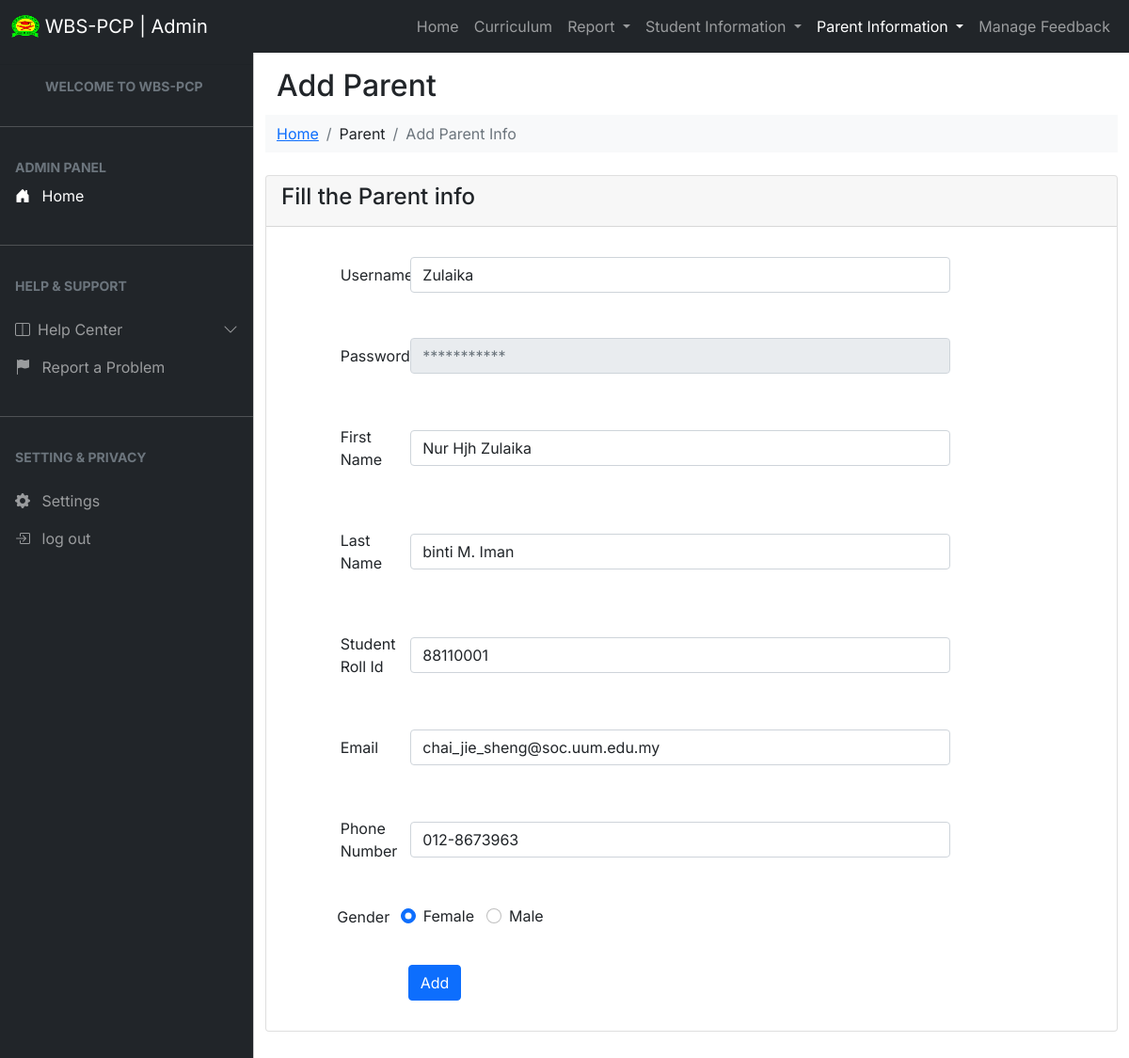
Page /Teacher2/manageParentInfo.php?stid=1 on the committed database.
### tables this page shows
CREATE TABLE `users` (
  `id` int(11) NOT NULL,
  `username` varchar(255) NOT NULL,
  `password` varchar(255) NOT NULL,
  `first_name` varchar(255) NOT NULL,
  `last_name` varchar(255) NOT NULL,
  `phone` varchar(255) NOT NULL,
  `email` varchar(255) NOT NULL,
  `RollId` varchar(255) NOT NULL,
  `Gender` varchar(255) NOT NULL,
  `code` int(6) DEFAULT NULL
);

### Teacher2/manageParentInfo.php (the view, shortened to what this page needs)
<?php
    require '../includes/database.php';
    $stid = intval($_GET['stid']);
    $sql = "SELECT * FROM users where id = $stid";
    $result = $conn->query($sql);
    $data = $result->fetch_assoc();
?>
<!DOCTYPE html>
<html lang="en">
<head>
    <link href="https://cdn.jsdelivr.net/npm/bootstrap@5.1.3/dist/css/bootstrap.min.css" rel="stylesheet">
    <link rel="stylesheet" href="../css/style.css" />
    <link rel="stylesheet" href="https://cdnjs.cloudflare.com/ajax/libs/bootstrap-datepicker/1.9.0/css/bootstrap-datepicker.min.css">
    <link rel="stylesheet" href="https://cdnjs.cloudflare.com/ajax/libs/font-awesome/4.7.0/css/font-awesome.min.css">
    <link rel="stylesheet" href="https://cdn.jsdelivr.net/npm/bootstrap-icons@1.8.1/font/bootstrap-icons.css">
    <link rel="stylesheet" href="https://cdn.datatables.net/1.11.5/css/dataTables.bootstrap5.min.css">
</head>
<body>
    <?php include('../includes/topbar.php'); ?>
    <?php include('../includes/leftbar.php'); ?>
    <div class="main-content">
        <main class="mt-5 pt-3">
            <div class="container-fluid">
                <div class="mt-2">
                    <div class="container">
                        <div class="row">
                            <div class="row page-title-div">
                                <h2 class="title">Add Parent</h2>
                            </div>
                        </div>
                    </div>
                </div>
            </div>
            <div class="container-fluid">
                <div class="bg-light mt-1">
                    <div class="container">
                        <div class="row">
                            <div class="col-12">
                                <nav aria-label="breadcrumb">
                                    <ol class="breadcrumb mb-0 py-2">
                                        <li class="breadcrumb-item"><a href="../Teacher2/home.php">Home</a></li>
                                        <li class="breadcrumb-item" aria-current="page">Parent</a></li>
                                        <li class="breadcrumb-item active" aria-current="page">Add Parent Info</li>
                                    </ol>
                                </nav>
                            </div>
                        </div>
                    </div>
                </div>
                <br>
            </div>
            <div class="container-fluid">
                <div class="row">
                    <div class="col-lg-12">
                        <div class="card">
                            <div class="card-header card-header-text">
                                <h4 class="card-title">Fill the Parent info</h4>
                            </div>
                            <div class="card-content">
                                <form class="row g-3 align-items-center" method="post">
                                    <div class="row g-4 align-items-center ">
                                        <div class="col-lg-1">
                                            <label for="default" class="col-form-label">Username</label>
                                        </div>
                                        <div class="col-md-8" >
                                            <input type="text" name="username" id="fullname" class="form-control" value="<?= $data['username'] ?>" required="required" autocomplete="off" >
                                        </div>
                                    </div>
                                    <div class="row g-4 align-items-center ">
                                        <div class="col-lg-1">
                                            <label for="default" class="col-form-label">Password</label>
                                        </div>
                                        <div class="col-md-8">
                                            <input type="text" class="form-control" name="password" id="disabledTextInput"  placeholder="***********"disabled>
                                        </div>
                                    </div>
                                    <div class="row g-4 align-items-center ">
                                        <div class="col-lg-1">
                                            <label for="default" class="col-form-label">First Name</label>
                                        </div>
                                        <div class="col-md-8">
                                            <input type="text" name="firstname" id="fullname" class="form-control" value="<?= $data['first_name'] ?>"required="required" autocomplete="off">
                                        </div>
                                    </div>
                                    <div class="row g-4 align-items-center ">
                                        <div class="col-lg-1">
                                            <label for="default" class="col-form-label">Last Name</label>
                                        </div>
                                        <div class="col-md-8">
                                            <input type="text" name="lastname" id="fullname" class="form-control" value="<?= $data['last_name'] ?>"required="required" autocomplete="off">
                                        </div>
                                    </div>
                                    <div class="row g-4 align-items-center">
                                        <div class="col-lg-1">
                                            <label for="default" class="col-form-label">Student Roll Id</label>
                                        </div>
                                        <div class="col-md-8">
                                            <input type="text" name="rollid" id="rollid" class="form-control" value="<?= $data['RollId'] ?>" required="required">
                                        </div>
                                    </div>
                                    <div class="row g-4 align-items-center">
                                        <div class="col-lg-1">
                                            <label for="default" class="col-form-label">Email</label>
                                        </div>
                                        <div class="col-md-8">
                                            <input type="email" class="form-control" name="email" id="exampleInputEmail1" value="<?= $data['email'] ?>" aria-describedby="emailHelp" required="required">
                                        </div>
                                    </div>
                                    <div class="row g-4 align-items-center">
                                        <div class="col-lg-1">
                                            <label for="default" class="col-form-label">Phone Number</label>
                                        </div>
                                        <div class="col-md-8">
                                            <input type="tel" name="phonenumber" id="parentphone" class="form-control" maxlength="14" value="<?= $data['phone'] ?>" pattern="[0-9]{3}-[0-9]{7}" required="required">
                                        </div>
                                    </div>
                                    <div class="row g-3 align-items-center">
                                        <div class="col-lg-1">
                                            <label for="default" class="col-form-label">Gender</label>
                                        </div>
                                        <?php
                                        $gndr = $data['Gender'];
                                        ?>
                                        <?php
                                        if ($gndr == "Female") {
                                        ?>
                                            <div class="form-check col-md-1 form-check-inline">
                                                <input class="form-check-input" type="radio" name="gender" id="gender" value="Female" required="required" checked>
                                                <label class="form-check-label" for="flexRadioDefault1">
                                                    Female
                                                </label>
                                            </div>
                                            <div class="form-check col-md-2 form-check-inline">
                                                <input class="form-check-input" type="radio" name="gender" id="gender" value="Male" required="required">
                                                <label class="form-check-label" for="flexRadioDefault2">
                                                    Male
                                                </label>
                                            </div>
                                        <?php } ?>
                                    </div>
                                    <div class="row g-3 align-items-center">
                                        <div class="col-sm-offset-2 col-sm-10">
                                            <button type="submit" name="submit" class="btn btn-primary">Add</button>
                                        </div>
                                    </div>
                                    <div class="row g-3 align-items-center">
                                    </div>
                                </form>
                            </div>
                        </div>
                    </div>
                </div>
            </div>
        </main>
    </div>
    <br>
    <br>
</body>
</html>

### css/style.css (style rules this page uses)
body, button { font-family: "Inter", sans-serif; }
:root { --offcanvas-width: 270px; --topNavbarHeight: 56px; }
@media (min-width: 992px) { body { overflow: auto !important; } }
@media (min-width: 992px) { main { margin-left: var(--offcanvas-width); } }

### rows in the picture
users: username "Zulaika", firstname "Nur Hjh Zulaika", lastname "binti M. Iman", rollid "88110001", email "chai_jie_sheng@soc.uum.edu.my", phonenumber "012-8673963"
